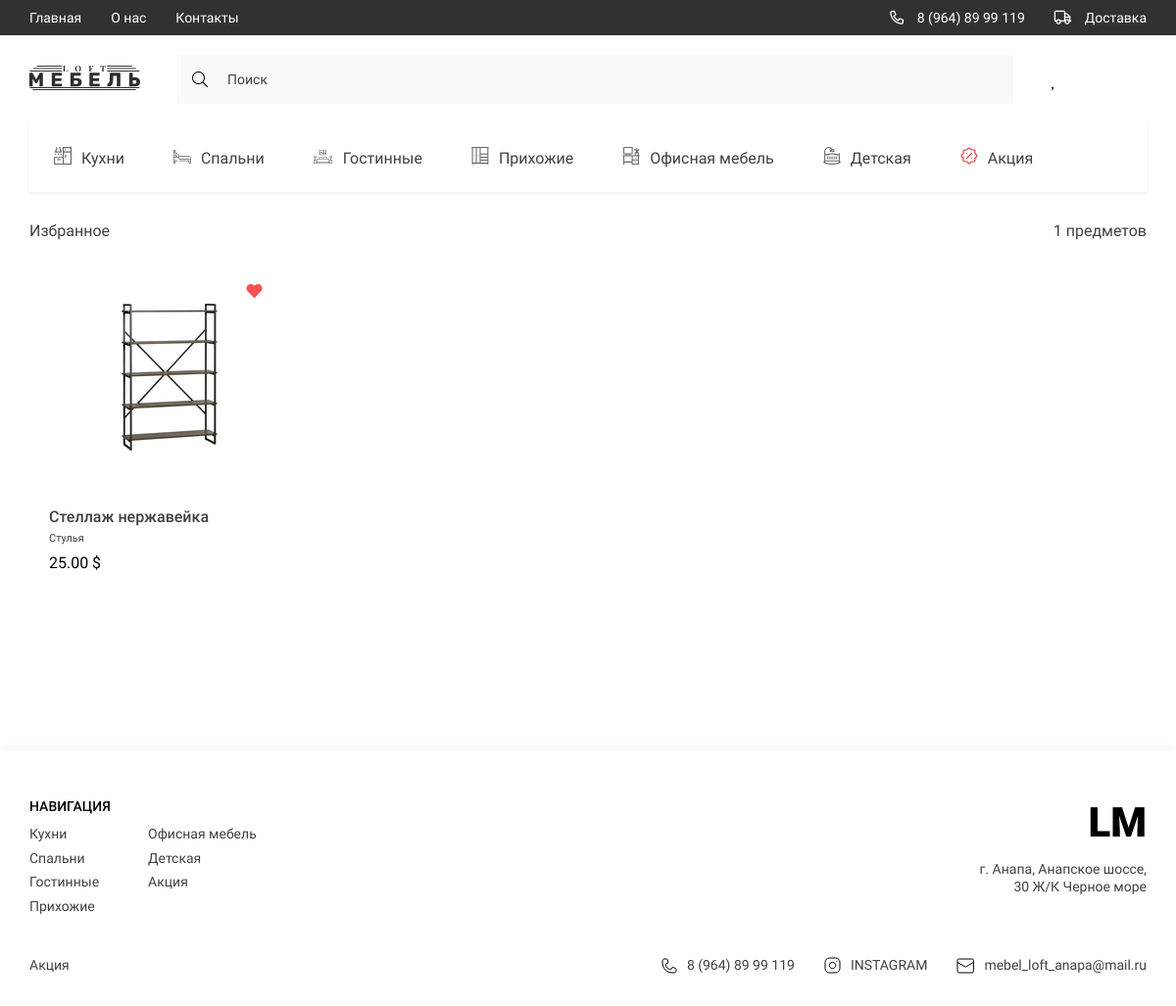
Page /favorites/ (signed in) on the committed database.
### products/models.py (models this page shows, shortened)
class Subcategory(models.Model):
    name = models.CharField(max_length=150, unique=True)
    icon = models.FileField(upload_to='icons', null=True, blank=True)

class FavouriteProduct(models.Model):
    user = models.ForeignKey(to=User, on_delete=models.CASCADE)
    product = models.ForeignKey(to=Products, on_delete=models.CASCADE)
    product_name = models.CharField(max_length=150)
    price = models.DecimalField(max_digits=6, decimal_places=2, default=0)
    length = models.CharField(max_length=20, default=0)
    width = models.CharField(max_length=20, default=0)
    height = models.CharField(max_length=20, default=0)
    main_foto = models.ImageField(upload_to='main_product_images', null=True, blank=True)
    category = models.ForeignKey(to=Categories, on_delete=models.CASCADE)

class Categories(models.Model):
    name = models.CharField(max_length=50, unique=True)
    recommended_place_of_using = models.CharField(max_length=100)
    sub_category = models.ManyToManyField(Subcategory)
    def __str__(self):
        return self.name

### products/views.py (the view)
# urls.py: path('favorites/', favorite_products, name='favorites_products'),
@login_required
def favorite_products(request):
    favourite_products_box = FavouriteProduct.objects.filter(user=request.user)
    subcategories = Subcategory.objects.all()
    sub_1 = subcategories[0:4]
    sub_2 = subcategories[4:7]
    sub_3 = subcategories[6]
    context = {
        'title': 'Store - favourites',
        'products': favourite_products_box,
        'subcategories': subcategories,
        'sub_1': sub_1,
        'sub_2': sub_2,
        'sub_3': sub_3
    }
    return render(request, 'favorites_products.html', context)

### products/templates/favorites_products.html (shortened to what this page needs)
{% extends 'base.html' %}
{% load static %}
{% block categories %}
{% for k in subcategories %}
<li>
    <a href="{% url 'products:filter' k.id %}" class="header__list-links">
        <span class="header__list-img">
            <img src="{{ k.icon.url }}" alt="icons">
        </span>
        {{ k.name }}
    </a>
</li>
{% endfor %}
{% endblock %}
{% block main %}
<main class="main">
    <div class="container">
        <div class="favorites">
            <div class="favorites__txt">
                <h2 class="favorites__title">
                    Избранное
                </h2>
                <span class="favorites__title-count"> <span>4</span> предметов</span>
            </div>
            <div class="products__content">
                {% for product in products %}
                <div class="products__item ">
                    <a href="#!" class="products__item-heart active">
                    </a>
                    <a href="{% url 'products:product_info' product.product.id %}"> <img src="{{ product.main_foto.url }}" alt=""
                                      class="products__item-img"></a>
                    <div class="products__item-text">
                        <h3 class="products__item-title">{{ product.product_name }}</h3>
                        <div class="products__item-desrc">{{ product.category }}</div>
                        <div class="products__item-price">{{ product.price }} $</div>
                    </div>
                </div>
                {% endfor %}
            </div>
        </div>
    </div>
</main>
{% endblock %}
{% block li_1 %}
{% for i in sub_1 %}
<li><a href="{% url 'products:filter' i.id %}" class="footer__navigate-links">{{ i.name }}</a></li>
{% endfor %}
{% endblock %}
{% block li_2 %}
{% for i in sub_2 %}
<li><a href="{% url 'products:filter' i.id %}" class="footer__navigate-links">{{ i.name }}</a></li>
{% endfor %}
{% endblock %}
{% block li_3 %}
<li><a href="{% url 'products:filter' sub_3.id %}" class="footer__navigate-links">{{ sub_3.name }}</a></li>
{% endblock %}

### static/style/style.css (style rules this page uses)
:root { --containerWidth: 1140px; --primaryColor: #414141; --primaryFont: 'Roboto'; --mainColor: #245462; }
* { padding: 0; margin: 0; box-sizing: border-box; text-decoration: none; list-style: none; font-family: var(--primaryFont); }
.container { width: 100%; max-width: calc(var(--containerWidth) + 30px); margin: 0 auto; padding: 0 15px; }
.header__list-links { padding: 24px 25px; display: flex; justify-content: center; align-items: center; height: 70px; transition: background .3s linear, color .3s linear; width: max-content; font-family: 'Roboto'; font-size: 16px; line-height: 19px; color: #414141; }
.header__list-links img { margin-right: 10px; min-width: 18px; transition: filter .3s linear; }
.main { width: 100%; flex-grow: 1; padding-bottom: 150px; }
.products__content { width: 100%; display: grid; grid-template-columns: repeat(4, minmax(137.67px, 263px)); column-gap: 30px; row-gap: 10px; }
.products__item { display: flex; justify-content: center; flex-direction: column; align-items: center; padding: 53px 20px 32px; transition: transform .3s linear; position: relative; }
.products__item-text { width: 100%; margin-top: 54px; }
.products__item-title { font-weight: 500; font-size: 16px; line-height: 19px; color: #414141; }
.products__item-desrc { font-size: 11px; line-height: 13px; color: #414141; margin: 6px 0 9px; }
.products__item-heart { position: absolute; top: 21px; right: 15px; display: flex; padding: 10px; }
.products__item-heart::before { content: '\f004'; font-family: 'heart'; color: #000; }
.products__item-heart.active::before { font-family: 'heart-active'; color: rgb(250, 81, 81); }
.products__item-img { width: 100%; }
.favorites { display: flex; flex-direction: column; width: 100%; }
.favorites__txt { display: flex; width: 100%; justify-content: space-between; align-items: center; font-style: normal; font-weight: normal; font-size: 16px; line-height: 19px; color: #414141; margin-bottom: 12px; }
.favorites__title { font-style: normal; font-weight: normal; font-size: 16px; line-height: 19px; color: #414141; }
.footer__navigate-links { font-size: 14px; line-height: 126.69%; color: #414141; display: block; margin-bottom: 7.24px; transition: color .3s linear; }
.footer__navigate-list._short .footer__navigate-links { margin: 0 30px 0 0; }
.footer__navigate-list._short li:last-child .footer__navigate-links { margin: 0; }
.products__item { position: relative; }
.products__item > a { display: block; margin-left: auto; }

### rows in the picture
Subcategory: icon (picture), name "Кухни"
Subcategory: icon (picture), name "Спальни"
Subcategory: icon (picture), name "Гостинные"
Subcategory: icon (picture), name "Прихожие"
Subcategory: icon (picture), name "Офисная мебель"
Subcategory: icon (picture), name "Детская"
Subcategory: icon (picture), name "Акция"
FavouriteProduct: main_foto (picture), product_name "Стеллаж нержавейка", category "Стулья", price "25.00"
